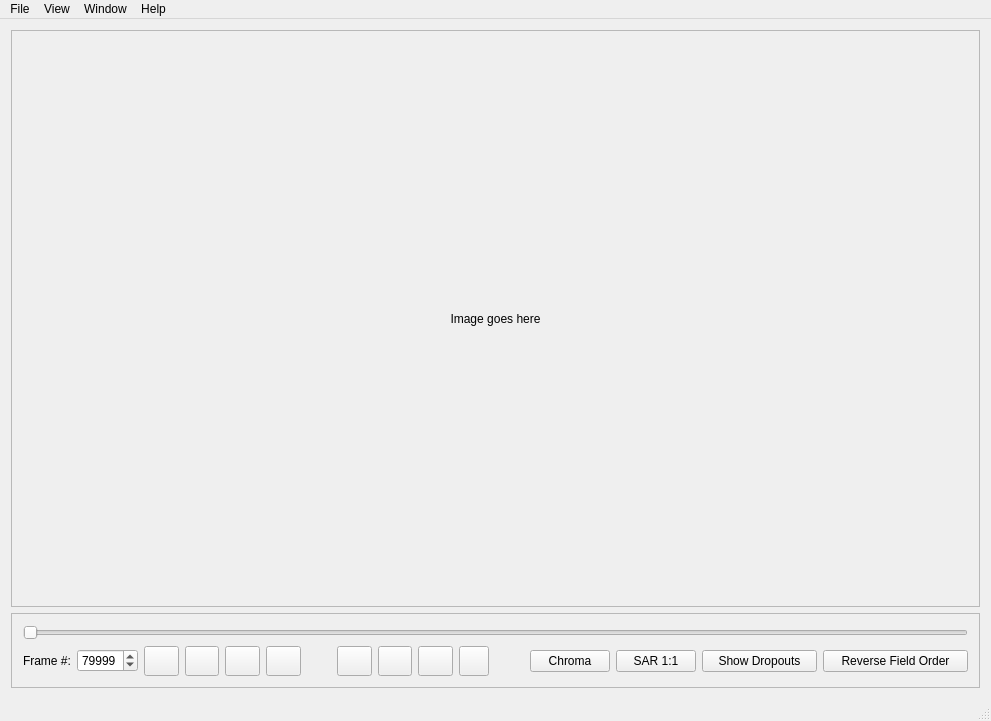
<?xml version="1.0" encoding="UTF-8"?>
<ui version="4.0">
 <class>MainWindow</class>
 <widget class="QMainWindow" name="MainWindow">
  <property name="geometry">
   <rect>
    <x>0</x>
    <y>0</y>
    <width>991</width>
    <height>721</height>
   </rect>
  </property>
  <property name="sizePolicy">
   <sizepolicy hsizetype="Preferred" vsizetype="Preferred">
    <horstretch>0</horstretch>
    <verstretch>0</verstretch>
   </sizepolicy>
  </property>
  <property name="minimumSize">
   <size>
    <width>900</width>
    <height>600</height>
   </size>
  </property>
  <property name="windowTitle">
   <string>ld-analyse</string>
  </property>
  <property name="windowIcon">
   <iconset resource="ld-analyse-resources.qrc">
    <normaloff>:/icons/Graphics/128-analyse.png</normaloff>:/icons/Graphics/128-analyse.png</iconset>
  </property>
  <widget class="QWidget" name="centralWidget">
   <property name="minimumSize">
    <size>
     <width>450</width>
     <height>400</height>
    </size>
   </property>
   <layout class="QHBoxLayout" name="horizontalLayout_2">
    <property name="sizeConstraint">
     <enum>QLayout::SetDefaultConstraint</enum>
    </property>
    <item>
     <layout class="QVBoxLayout" name="verticalLayout">
      <item>
       <widget class="QScrollArea" name="scrollArea">
        <property name="widgetResizable">
         <bool>true</bool>
        </property>
        <widget class="QWidget" name="scrollAreaWidgetContents">
         <property name="geometry">
          <rect>
           <x>0</x>
           <y>0</y>
           <width>969</width>
           <height>576</height>
          </rect>
         </property>
         <layout class="QVBoxLayout" name="verticalLayout_2">
          <item>
           <widget class="QLabel" name="frameViewerLabel">
            <property name="text">
             <string>Image goes here</string>
            </property>
            <property name="alignment">
             <set>Qt::AlignCenter</set>
            </property>
           </widget>
          </item>
         </layout>
        </widget>
       </widget>
      </item>
      <item>
       <widget class="QFrame" name="mediaControl_frame">
        <property name="maximumSize">
         <size>
          <width>16777215</width>
          <height>80</height>
         </size>
        </property>
        <property name="frameShape">
         <enum>QFrame::StyledPanel</enum>
        </property>
        <property name="frameShadow">
         <enum>QFrame::Raised</enum>
        </property>
        <layout class="QVBoxLayout" name="verticalLayout_3">
         <item>
          <widget class="QSlider" name="frameHorizontalSlider">
           <property name="orientation">
            <enum>Qt::Horizontal</enum>
           </property>
          </widget>
         </item>
         <item>
          <layout class="QHBoxLayout" name="horizontalLayout_3">
           <item>
            <widget class="QLabel" name="label_17">
             <property name="text">
              <string>Frame #:</string>
             </property>
            </widget>
           </item>
           <item>
            <widget class="QSpinBox" name="frameNumberSpinBox">
             <property name="toolTip">
              <string>&lt;html&gt;&lt;head/&gt;&lt;body&gt;&lt;p&gt;Enter a frame number and press &amp;lt;Enter&amp;gt; to go to a frame&lt;/p&gt;&lt;/body&gt;&lt;/html&gt;</string>
             </property>
             <property name="maximum">
              <number>80000</number>
             </property>
             <property name="value">
              <number>79999</number>
             </property>
            </widget>
           </item>
           <item>
            <widget class="QPushButton" name="startFramePushButton">
             <property name="minimumSize">
              <size>
               <width>30</width>
               <height>30</height>
              </size>
             </property>
             <property name="toolTip">
              <string>&lt;html&gt;&lt;head/&gt;&lt;body&gt;&lt;p&gt;Skip to start of chapter&lt;/p&gt;&lt;/body&gt;&lt;/html&gt;</string>
             </property>
             <property name="text">
              <string/>
             </property>
             <property name="icon">
              <iconset resource="ld-analyse-resources.qrc">
               <normaloff>:/icons/Graphics/start-frame.svg</normaloff>:/icons/Graphics/start-frame.svg</iconset>
             </property>
             <property name="iconSize">
              <size>
               <width>24</width>
               <height>24</height>
              </size>
             </property>
            </widget>
           </item>
           <item>
            <widget class="QPushButton" name="previousPushButton">
             <property name="minimumSize">
              <size>
               <width>30</width>
               <height>30</height>
              </size>
             </property>
             <property name="toolTip">
              <string>&lt;html&gt;&lt;head/&gt;&lt;body&gt;&lt;p&gt;Previous frame&lt;/p&gt;&lt;/body&gt;&lt;/html&gt;</string>
             </property>
             <property name="text">
              <string/>
             </property>
             <property name="icon">
              <iconset resource="ld-analyse-resources.qrc">
               <normaloff>:/icons/Graphics/prev-frame.svg</normaloff>:/icons/Graphics/prev-frame.svg</iconset>
             </property>
             <property name="iconSize">
              <size>
               <width>24</width>
               <height>24</height>
              </size>
             </property>
            </widget>
           </item>
           <item>
            <widget class="QPushButton" name="nextPushButton">
             <property name="minimumSize">
              <size>
               <width>30</width>
               <height>30</height>
              </size>
             </property>
             <property name="toolTip">
              <string>&lt;html&gt;&lt;head/&gt;&lt;body&gt;&lt;p&gt;Next frame&lt;/p&gt;&lt;/body&gt;&lt;/html&gt;</string>
             </property>
             <property name="text">
              <string/>
             </property>
             <property name="icon">
              <iconset resource="ld-analyse-resources.qrc">
               <normaloff>:/icons/Graphics/next-frame.svg</normaloff>:/icons/Graphics/next-frame.svg</iconset>
             </property>
             <property name="iconSize">
              <size>
               <width>24</width>
               <height>24</height>
              </size>
             </property>
            </widget>
           </item>
           <item>
            <widget class="QPushButton" name="endFramePushButton">
             <property name="minimumSize">
              <size>
               <width>30</width>
               <height>30</height>
              </size>
             </property>
             <property name="toolTip">
              <string>&lt;html&gt;&lt;head/&gt;&lt;body&gt;&lt;p&gt;Skip to end of chapter&lt;/p&gt;&lt;/body&gt;&lt;/html&gt;</string>
             </property>
             <property name="text">
              <string/>
             </property>
             <property name="icon">
              <iconset resource="ld-analyse-resources.qrc">
               <normaloff>:/icons/Graphics/end-frame.svg</normaloff>:/icons/Graphics/end-frame.svg</iconset>
             </property>
             <property name="iconSize">
              <size>
               <width>24</width>
               <height>24</height>
              </size>
             </property>
            </widget>
           </item>
           <item>
            <spacer name="horizontalSpacer">
             <property name="orientation">
              <enum>Qt::Horizontal</enum>
             </property>
             <property name="sizeType">
              <enum>QSizePolicy::Fixed</enum>
             </property>
             <property name="sizeHint" stdset="0">
              <size>
               <width>30</width>
               <height>30</height>
              </size>
             </property>
            </spacer>
           </item>
           <item>
            <widget class="QPushButton" name="zoomInPushButton">
             <property name="minimumSize">
              <size>
               <width>30</width>
               <height>30</height>
              </size>
             </property>
             <property name="toolTip">
              <string>&lt;html&gt;&lt;head/&gt;&lt;body&gt;&lt;p&gt;Zoom in&lt;/p&gt;&lt;/body&gt;&lt;/html&gt;</string>
             </property>
             <property name="text">
              <string/>
             </property>
             <property name="icon">
              <iconset resource="ld-analyse-resources.qrc">
               <normaloff>:/icons/Graphics/zoom-in.svg</normaloff>:/icons/Graphics/zoom-in.svg</iconset>
             </property>
             <property name="iconSize">
              <size>
               <width>24</width>
               <height>24</height>
              </size>
             </property>
            </widget>
           </item>
           <item>
            <widget class="QPushButton" name="zoomOutPushButton">
             <property name="minimumSize">
              <size>
               <width>30</width>
               <height>30</height>
              </size>
             </property>
             <property name="toolTip">
              <string>&lt;html&gt;&lt;head/&gt;&lt;body&gt;&lt;p&gt;Zoom out&lt;/p&gt;&lt;/body&gt;&lt;/html&gt;</string>
             </property>
             <property name="text">
              <string/>
             </property>
             <property name="icon">
              <iconset resource="ld-analyse-resources.qrc">
               <normaloff>:/icons/Graphics/zoom-out.svg</normaloff>:/icons/Graphics/zoom-out.svg</iconset>
             </property>
             <property name="iconSize">
              <size>
               <width>24</width>
               <height>24</height>
              </size>
             </property>
            </widget>
           </item>
           <item>
            <widget class="QPushButton" name="originalSizePushButton">
             <property name="minimumSize">
              <size>
               <width>30</width>
               <height>30</height>
              </size>
             </property>
             <property name="toolTip">
              <string>&lt;html&gt;&lt;head/&gt;&lt;body&gt;&lt;p&gt;Zoom to original size&lt;/p&gt;&lt;/body&gt;&lt;/html&gt;</string>
             </property>
             <property name="text">
              <string/>
             </property>
             <property name="icon">
              <iconset resource="ld-analyse-resources.qrc">
               <normaloff>:/icons/Graphics/zoom-original.svg</normaloff>:/icons/Graphics/zoom-original.svg</iconset>
             </property>
             <property name="iconSize">
              <size>
               <width>24</width>
               <height>24</height>
              </size>
             </property>
            </widget>
           </item>
           <item>
            <widget class="QPushButton" name="mouseModePushButton">
             <property name="minimumSize">
              <size>
               <width>30</width>
               <height>30</height>
              </size>
             </property>
             <property name="maximumSize">
              <size>
               <width>30</width>
               <height>30</height>
              </size>
             </property>
             <property name="toolTip">
              <string>Enables mouse button to show scan line oscilloscope on click</string>
             </property>
             <property name="text">
              <string/>
             </property>
             <property name="icon">
              <iconset resource="ld-analyse-resources.qrc">
               <normaloff>:/icons/Graphics/oscilloscope-target.svg</normaloff>:/icons/Graphics/oscilloscope-target.svg</iconset>
             </property>
             <property name="iconSize">
              <size>
               <width>24</width>
               <height>24</height>
              </size>
             </property>
             <property name="checkable">
              <bool>true</bool>
             </property>
             <property name="checked">
              <bool>false</bool>
             </property>
            </widget>
           </item>
           <item>
            <spacer name="horizontalSpacer_2">
             <property name="orientation">
              <enum>Qt::Horizontal</enum>
             </property>
             <property name="sizeHint" stdset="0">
              <size>
               <width>40</width>
               <height>20</height>
              </size>
             </property>
            </spacer>
           </item>
           <item>
            <widget class="QPushButton" name="videoPushButton">
             <property name="minimumSize">
              <size>
               <width>80</width>
               <height>0</height>
              </size>
             </property>
             <property name="toolTip">
              <string>&lt;html&gt;&lt;head/&gt;&lt;body&gt;&lt;p&gt;Toggle source/chroma decoder view&lt;/p&gt;&lt;/body&gt;&lt;/html&gt;</string>
             </property>
             <property name="text">
              <string>Chroma</string>
             </property>
            </widget>
           </item>
           <item>
            <widget class="QPushButton" name="aspectPushButton">
             <property name="text">
              <string>SAR 1:1</string>
             </property>
            </widget>
           </item>
           <item>
            <widget class="QPushButton" name="dropoutsPushButton">
             <property name="minimumSize">
              <size>
               <width>115</width>
               <height>0</height>
              </size>
             </property>
             <property name="toolTip">
              <string>&lt;html&gt;&lt;head/&gt;&lt;body&gt;&lt;p&gt;Toggle show/hide dropout highlighting&lt;/p&gt;&lt;/body&gt;&lt;/html&gt;</string>
             </property>
             <property name="text">
              <string>Show Dropouts</string>
             </property>
            </widget>
           </item>
           <item>
            <widget class="QPushButton" name="fieldOrderPushButton">
             <property name="minimumSize">
              <size>
               <width>145</width>
               <height>0</height>
              </size>
             </property>
             <property name="toolTip">
              <string>&lt;html&gt;&lt;head/&gt;&lt;body&gt;&lt;p&gt;Toggle normal/reverse field order&lt;/p&gt;&lt;/body&gt;&lt;/html&gt;</string>
             </property>
             <property name="text">
              <string>Reverse Field Order</string>
             </property>
            </widget>
           </item>
          </layout>
         </item>
        </layout>
       </widget>
      </item>
     </layout>
    </item>
   </layout>
  </widget>
  <widget class="QMenuBar" name="menuBar">
   <property name="geometry">
    <rect>
     <x>0</x>
     <y>0</y>
     <width>991</width>
     <height>22</height>
    </rect>
   </property>
   <widget class="QMenu" name="menuFile">
    <property name="title">
     <string>File</string>
    </property>
    <addaction name="actionOpen_TBC_file"/>
    <addaction name="actionReload_TBC"/>
    <addaction name="separator"/>
    <addaction name="actionSave_frame_as_PNG"/>
    <addaction name="separator"/>
    <addaction name="actionExit"/>
   </widget>
   <widget class="QMenu" name="menuWindow">
    <property name="title">
     <string>Window</string>
    </property>
    <addaction name="actionDropout_analysis"/>
    <addaction name="actionSNR_analysis"/>
    <addaction name="actionWhite_SNR_analysis"/>
    <addaction name="actionVBI"/>
    <addaction name="actionLine_scope"/>
    <addaction name="actionClosed_Captions"/>
    <addaction name="separator"/>
    <addaction name="actionChroma_decoder_configuration"/>
   </widget>
   <widget class="QMenu" name="menuHelp">
    <property name="title">
     <string>Help</string>
    </property>
    <addaction name="actionAbout_ld_analyse"/>
   </widget>
   <widget class="QMenu" name="menuView">
    <property name="title">
     <string>View</string>
    </property>
    <addaction name="actionZoom_In"/>
    <addaction name="actionZoom_Out"/>
    <addaction name="actionZoom_1x"/>
    <addaction name="actionZoom_2x"/>
    <addaction name="actionZoom_3x"/>
   </widget>
   <addaction name="menuFile"/>
   <addaction name="menuView"/>
   <addaction name="menuWindow"/>
   <addaction name="menuHelp"/>
  </widget>
  <widget class="QStatusBar" name="statusBar"/>
  <action name="actionAbout_ld_analyse">
   <property name="text">
    <string>About ld-analyse...</string>
   </property>
  </action>
  <action name="actionOpen_TBC_file">
   <property name="text">
    <string>Open TBC file...</string>
   </property>
   <property name="shortcut">
    <string>Ctrl+O</string>
   </property>
  </action>
  <action name="actionExit">
   <property name="text">
    <string>Exit</string>
   </property>
   <property name="shortcut">
    <string>Ctrl+W</string>
   </property>
  </action>
  <action name="actionLine_scope">
   <property name="text">
    <string>Line scope...</string>
   </property>
   <property name="shortcut">
    <string>Ctrl+L</string>
   </property>
  </action>
  <action name="actionVBI">
   <property name="text">
    <string>VBI...</string>
   </property>
   <property name="shortcut">
    <string>Ctrl+I</string>
   </property>
  </action>
  <action name="actionNTSC">
   <property name="text">
    <string>NTSC...</string>
   </property>
   <property name="shortcut">
    <string>Ctrl+N</string>
   </property>
  </action>
  <action name="actionVideo_metadata">
   <property name="text">
    <string>Video metadata...</string>
   </property>
   <property name="shortcut">
    <string>Ctrl+M</string>
   </property>
  </action>
  <action name="actionZoom_1x">
   <property name="text">
    <string>Zoom to original size</string>
   </property>
   <property name="shortcut">
    <string>Ctrl+1</string>
   </property>
  </action>
  <action name="actionZoom_2x">
   <property name="text">
    <string>Zoom to 2x size</string>
   </property>
   <property name="shortcut">
    <string>Ctrl+2</string>
   </property>
  </action>
  <action name="actionZoom_3x">
   <property name="text">
    <string>Zoom to 3x size</string>
   </property>
   <property name="shortcut">
    <string>Ctrl+3</string>
   </property>
  </action>
  <action name="actionDropout_analysis">
   <property name="text">
    <string>Dropout analysis...</string>
   </property>
   <property name="shortcut">
    <string>Ctrl+D</string>
   </property>
  </action>
  <action name="actionSave_frame_as_PNG">
   <property name="text">
    <string>Save frame as PNG...</string>
   </property>
   <property name="shortcut">
    <string>Ctrl+S</string>
   </property>
  </action>
  <action name="actionVITS_Metrics">
   <property name="text">
    <string>VITS Metrics...</string>
   </property>
   <property name="shortcut">
    <string>Ctrl+E</string>
   </property>
  </action>
  <action name="actionSNR_analysis">
   <property name="text">
    <string>Black SNR analysis...</string>
   </property>
   <property name="shortcut">
    <string>Ctrl+R</string>
   </property>
  </action>
  <action name="actionZoom_In">
   <property name="text">
    <string>Zoom In</string>
   </property>
   <property name="shortcut">
    <string>Ctrl++</string>
   </property>
  </action>
  <action name="actionZoom_Out">
   <property name="text">
    <string>Zoom Out</string>
   </property>
   <property name="shortcut">
    <string>Ctrl+-</string>
   </property>
  </action>
  <action name="actionClosed_Captions">
   <property name="text">
    <string>Closed Captions...</string>
   </property>
  </action>
  <action name="actionChroma_decoder_configuration">
   <property name="text">
    <string>Chroma decoder configuration...</string>
   </property>
  </action>
  <action name="actionReload_TBC">
   <property name="text">
    <string>Reload TBC...</string>
   </property>
   <property name="shortcut">
    <string>Ctrl+A</string>
   </property>
  </action>
  <action name="actionWhite_SNR_analysis">
   <property name="text">
    <string>White SNR analysis...</string>
   </property>
   <property name="shortcut">
    <string>Ctrl+T</string>
   </property>
  </action>
 </widget>
 <layoutdefault spacing="6" margin="11"/>
 <resources>
  <include location="ld-analyse-resources.qrc"/>
 </resources>
 <connections/>
</ui>
